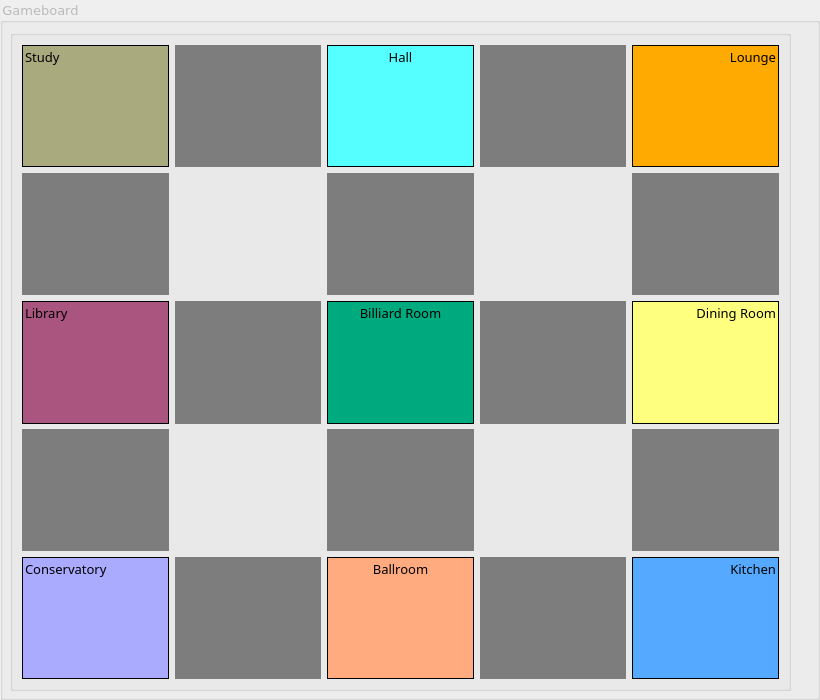
    <widget class="QGroupBox" name="gbGameboard">
     <property name="minimumSize">
      <size>
       <width>800</width>
       <height>700</height>
      </size>
     </property>
     <property name="maximumSize">
      <size>
       <width>16777214</width>
       <height>16777215</height>
      </size>
     </property>
     <property name="font">
      <font>
       <family>Verdana</family>
       <pointsize>10</pointsize>
      </font>
     </property>
     <property name="acceptDrops">
      <bool>true</bool>
     </property>
     <property name="styleSheet">
      <string notr="true">color: rgb(186, 186, 186);</string>
     </property>
     <property name="title">
      <string>Gameboard</string>
     </property>
     <widget class="QLabel" name="suspectMrsPeacock">
      <property name="geometry">
       <rect>
        <x>280</x>
        <y>90</y>
        <width>51</width>
        <height>41</height>
       </rect>
      </property>
      <property name="styleSheet">
       <string notr="true">background-color: rgba(0, 0, 0, 0%);</string>
      </property>
      <property name="text">
       <string/>
      </property>
      <property name="pixmap">
       <pixmap>Assets/blue_game_piece.png</pixmap>
      </property>
      <property name="scaledContents">
       <bool>true</bool>
      </property>
     </widget>
     <widget class="QLabel" name="suspectMissScarlet">
      <property name="geometry">
       <rect>
        <x>560</x>
        <y>90</y>
        <width>51</width>
        <height>41</height>
       </rect>
      </property>
      <property name="styleSheet">
       <string notr="true">background-color: rgba(0, 0, 0, 0%);</string>
      </property>
      <property name="text">
       <string/>
      </property>
      <property name="pixmap">
       <pixmap>Assets/red_game_piece.png</pixmap>
      </property>
      <property name="scaledContents">
       <bool>true</bool>
      </property>
     </widget>
     <widget class="QLabel" name="suspectProfPlum">
      <property name="geometry">
       <rect>
        <x>280</x>
        <y>570</y>
        <width>51</width>
        <height>41</height>
       </rect>
      </property>
      <property name="styleSheet">
       <string notr="true">background-color: rgba(0, 0, 0, 0%);</string>
      </property>
      <property name="text">
       <string/>
      </property>
      <property name="pixmap">
       <pixmap>Assets/purple_game_piece.png</pixmap>
      </property>
      <property name="scaledContents">
       <bool>true</bool>
      </property>
     </widget>
     <widget class="QLabel" name="suspectColMustard">
      <property name="geometry">
       <rect>
        <x>560</x>
        <y>570</y>
        <width>51</width>
        <height>41</height>
       </rect>
      </property>
      <property name="styleSheet">
       <string notr="true">background-color: rgba(0, 0, 0, 0%);</string>
      </property>
      <property name="text">
       <string/>
      </property>
      <property name="pixmap">
       <pixmap>Assets/yellow_game_piece.png</pixmap>
      </property>
      <property name="scaledContents">
       <bool>true</bool>
      </property>
     </widget>
     <widget class="QLabel" name="weaponCandleStick">
      <property name="geometry">
       <rect>
        <x>80</x>
        <y>610</y>
        <width>61</width>
        <height>51</height>
       </rect>
      </property>
      <property name="styleSheet">
       <string notr="true">background-color: rgba(0, 0, 0, 0%);</string>
      </property>
      <property name="text">
       <string/>
      </property>
      <property name="pixmap">
       <pixmap>Assets/candlestick_game_piece.png</pixmap>
      </property>
      <property name="scaledContents">
       <bool>true</bool>
      </property>
     </widget>
     <widget class="QLabel" name="weaponKnife">
      <property name="geometry">
       <rect>
        <x>400</x>
        <y>610</y>
        <width>61</width>
        <height>51</height>
       </rect>
      </property>
      <property name="styleSheet">
       <string notr="true">background-color: rgba(0, 0, 0, 0%);</string>
      </property>
      <property name="text">
       <string/>
      </property>
      <property name="pixmap">
       <pixmap>Assets/knife_game_piece.png</pixmap>
      </property>
      <property name="scaledContents">
       <bool>true</bool>
      </property>
     </widget>
     <widget class="QLabel" name="weaponLeadPipe">
      <property name="geometry">
       <rect>
        <x>760</x>
        <y>620</y>
        <width>51</width>
        <height>41</height>
       </rect>
      </property>
      <property name="styleSheet">
       <string notr="true">background-color: rgba(0, 0, 0, 0%);</string>
      </property>
      <property name="text">
       <string/>
      </property>
      <property name="pixmap">
       <pixmap>Assets/lead_pipe_game_piece.png</pixmap>
      </property>
      <property name="scaledContents">
       <bool>true</bool>
      </property>
     </widget>
     <widget class="QLabel" name="weaponRope">
      <property name="geometry">
       <rect>
        <x>770</x>
        <y>130</y>
        <width>41</width>
        <height>51</height>
       </rect>
      </property>
      <property name="styleSheet">
       <string notr="true">background-color: rgba(0, 0, 0, 0%);</string>
      </property>
      <property name="text">
       <string/>
      </property>
      <property name="pixmap">
       <pixmap>Assets/rope_game_piece.png</pixmap>
      </property>
      <property name="scaledContents">
       <bool>true</bool>
      </property>
     </widget>
     <widget class="QLabel" name="weaponRevolver">
      <property name="geometry">
       <rect>
        <x>420</x>
        <y>150</y>
        <width>51</width>
        <height>31</height>
       </rect>
      </property>
      <property name="styleSheet">
       <string notr="true">background-color: rgba(0, 0, 0, 0%);</string>
      </property>
      <property name="text">
       <string/>
      </property>
      <property name="pixmap">
       <pixmap>Assets/revolver_game_piece.png</pixmap>
      </property>
      <property name="scaledContents">
       <bool>true</bool>
      </property>
     </widget>
     <widget class="QLabel" name="weaponWrench">
      <property name="geometry">
       <rect>
        <x>80</x>
        <y>150</y>
        <width>61</width>
        <height>31</height>
       </rect>
      </property>
      <property name="acceptDrops">
       <bool>true</bool>
      </property>
      <property name="styleSheet">
       <string notr="true">background-color: rgba(0, 0, 0, 0%);</string>
      </property>
      <property name="text">
       <string/>
      </property>
      <property name="pixmap">
       <pixmap>Assets/wrench_game_piece.png</pixmap>
      </property>
      <property name="scaledContents">
       <bool>true</bool>
      </property>
     </widget>
     <widget class="QLabel" name="suspectMrGreen">
      <property name="geometry">
       <rect>
        <x>140</x>
        <y>450</y>
        <width>51</width>
        <height>41</height>
       </rect>
      </property>
      <property name="styleSheet">
       <string notr="true">background-color: rgba(0, 0, 0, 0%);</string>
      </property>
      <property name="text">
       <string/>
      </property>
      <property name="pixmap">
       <pixmap>Assets/green_game_piece.png</pixmap>
      </property>
      <property name="scaledContents">
       <bool>true</bool>
      </property>
     </widget>
     <widget class="QLabel" name="suspectMrsWhite">
      <property name="geometry">
       <rect>
        <x>700</x>
        <y>210</y>
        <width>51</width>
        <height>41</height>
       </rect>
      </property>
      <property name="styleSheet">
       <string notr="true">background-color: rgba(0, 0, 0, 0%);</string>
      </property>
      <property name="text">
       <string/>
      </property>
      <property name="pixmap">
       <pixmap>Assets/orange_game_piece.png</pixmap>
      </property>
      <property name="scaledContents">
       <bool>true</bool>
      </property>
     </widget>
     <widget class="QGroupBox" name="groupBox">
      <property name="geometry">
       <rect>
        <x>10</x>
        <y>30</y>
        <width>781</width>
        <height>661</height>
       </rect>
      </property>
      <property name="sizePolicy">
       <sizepolicy hsizetype="Expanding" vsizetype="Expanding">
        <horstretch>0</horstretch>
        <verstretch>0</verstretch>
       </sizepolicy>
      </property>
      <layout class="QGridLayout" name="gridLayout">
       <item row="0" column="2">
        <widget class="QLabel" name="roomHall">
         <property name="minimumSize">
          <size>
           <width>0</width>
           <height>122</height>
          </size>
         </property>
         <property name="font">
          <font>
           <family>Papyrus</family>
           <pointsize>10</pointsize>
          </font>
         </property>
         <property name="styleSheet">
          <string notr="true">background-color: rgb(85, 255, 255);
border: 1px solid black;
color: rgb(0, 0, 0);</string>
         </property>
         <property name="text">
          <string>Hall</string>
         </property>
         <property name="alignment">
          <set>Qt::AlignHCenter|Qt::AlignTop</set>
         </property>
         <property name="margin">
          <number>2</number>
         </property>
         <property name="indent">
          <number>2</number>
         </property>
        </widget>
       </item>
       <item row="4" column="1">
        <widget class="QLabel" name="hall5_2">
         <property name="minimumSize">
          <size>
           <width>0</width>
           <height>122</height>
          </size>
         </property>
         <property name="styleSheet">
          <string notr="true">background-color: rgb(125, 125, 125);</string>
         </property>
         <property name="text">
          <string/>
         </property>
         <property name="buddy">
          <cstring>groupBox</cstring>
         </property>
        </widget>
       </item>
       <item row="4" column="3">
        <widget class="QLabel" name="hall5_4">
         <property name="minimumSize">
          <size>
           <width>0</width>
           <height>122</height>
          </size>
         </property>
         <property name="styleSheet">
          <string notr="true">background-color: rgb(125, 125, 125);</string>
         </property>
         <property name="text">
          <string/>
         </property>
        </widget>
       </item>
       <item row="4" column="2">
        <widget class="QLabel" name="roomBallroom">
         <property name="minimumSize">
          <size>
           <width>0</width>
           <height>122</height>
          </size>
         </property>
         <property name="font">
          <font>
           <family>Papyrus</family>
           <pointsize>10</pointsize>
          </font>
         </property>
         <property name="styleSheet">
          <string notr="true">background-color: rgb(255, 170, 127);
border: 1px solid black;
color: rgb(0, 0, 0);</string>
         </property>
         <property name="text">
          <string>Ballroom</string>
         </property>
         <property name="alignment">
          <set>Qt::AlignHCenter|Qt::AlignTop</set>
         </property>
         <property name="margin">
          <number>2</number>
         </property>
         <property name="indent">
          <number>2</number>
         </property>
        </widget>
       </item>
       <item row="4" column="4">
        <widget class="QLabel" name="roomKitchen">
         <property name="minimumSize">
          <size>
           <width>0</width>
           <height>122</height>
          </size>
         </property>
         <property name="font">
          <font>
           <family>Papyrus</family>
           <pointsize>10</pointsize>
          </font>
         </property>
         <property name="styleSheet">
          <string notr="true">background-color: rgb(85, 170, 255);
border: 1px solid black;
color: rgb(0, 0, 0);</string>
         </property>
         <property name="text">
          <string>Kitchen</string>
         </property>
         <property name="alignment">
          <set>Qt::AlignRight|Qt::AlignTop|Qt::AlignTrailing</set>
         </property>
         <property name="margin">
          <number>2</number>
         </property>
         <property name="indent">
          <number>2</number>
         </property>
        </widget>
       </item>
       <item row="0" column="1">
        <widget class="QLabel" name="hall1_2">
         <property name="minimumSize">
          <size>
           <width>0</width>
           <height>122</height>
          </size>
         </property>
         <property name="styleSheet">
          <string notr="true">background-color: rgb(125, 125, 125);</string>
         </property>
         <property name="text">
          <string/>
         </property>
        </widget>
       </item>
       <item row="2" column="3">
        <widget class="QLabel" name="hall3_4">
         <property name="minimumSize">
          <size>
           <width>0</width>
           <height>123</height>
          </size>
         </property>
         <property name="styleSheet">
          <string notr="true">background-color: rgb(125, 125, 125);</string>
         </property>
         <property name="text">
          <string/>
         </property>
        </widget>
       </item>
       <item row="1" column="4">
        <widget class="QLabel" name="hall2_5">
         <property name="minimumSize">
          <size>
           <width>0</width>
           <height>122</height>
          </size>
         </property>
         <property name="styleSheet">
          <string notr="true">background-color: rgb(125, 125, 125);</string>
         </property>
         <property name="text">
          <string/>
         </property>
        </widget>
       </item>
       <item row="3" column="2">
        <widget class="QLabel" name="hall4_3">
         <property name="minimumSize">
          <size>
           <width>0</width>
           <height>122</height>
          </size>
         </property>
         <property name="styleSheet">
          <string notr="true">background-color: rgb(125, 125, 125);</string>
         </property>
         <property name="text">
          <string/>
         </property>
        </widget>
       </item>
       <item row="3" column="0">
        <widget class="QLabel" name="hall4_1">
         <property name="minimumSize">
          <size>
           <width>0</width>
           <height>122</height>
          </size>
         </property>
         <property name="styleSheet">
          <string notr="true">background-color: rgb(125, 125, 125);</string>
         </property>
         <property name="text">
          <string/>
         </property>
        </widget>
       </item>
       <item row="2" column="4">
        <widget class="QLabel" name="roomDiningRoom">
         <property name="minimumSize">
          <size>
           <width>0</width>
           <height>123</height>
          </size>
         </property>
         <property name="font">
          <font>
           <family>Papyrus</family>
           <pointsize>10</pointsize>
          </font>
         </property>
         <property name="styleSheet">
          <string notr="true">background-color: rgb(255, 255, 127);
border: 1px solid black;
color: rgb(0, 0, 0);</string>
         </property>
         <property name="text">
          <string>Dining Room</string>
         </property>
         <property name="alignment">
          <set>Qt::AlignRight|Qt::AlignTop|Qt::AlignTrailing</set>
         </property>
         <property name="margin">
          <number>2</number>
         </property>
         <property name="indent">
          <number>2</number>
         </property>
        </widget>
       </item>
       <item row="1" column="0">
        <widget class="QLabel" name="hall2_1">
         <property name="minimumSize">
          <size>
           <width>0</width>
           <height>122</height>
          </size>
         </property>
         <property name="styleSheet">
          <string notr="true">background-color: rgb(125, 125, 125);</string>
         </property>
         <property name="text">
          <string/>
         </property>
        </widget>
       </item>
       <item row="1" column="2">
        <widget class="QLabel" name="hall2_3">
         <property name="minimumSize">
          <size>
           <width>0</width>
           <height>122</height>
          </size>
         </property>
         <property name="styleSheet">
          <string notr="true">background-color: rgb(125, 125, 125);</string>
         </property>
         <property name="text">
          <string/>
         </property>
        </widget>
       </item>
       <item row="0" column="4">
        <widget class="QLabel" name="roomLounge">
         <property name="minimumSize">
          <size>
           <width>0</width>
           <height>122</height>
          </size>
         </property>
         <property name="font">
          <font>
           <family>Papyrus</family>
           <pointsize>10</pointsize>
          </font>
         </property>
         <property name="styleSheet">
          <string notr="true">background-color: rgb(255, 170, 0);
border: 1px solid black;
color: rgb(0, 0, 0);</string>
         </property>
         <property name="text">
          <string>Lounge</string>
         </property>
         <property name="alignment">
          <set>Qt::AlignRight|Qt::AlignTop|Qt::AlignTrailing</set>
         </property>
         <property name="margin">
          <number>2</number>
         </property>
         <property name="indent">
          <number>2</number>
         </property>
        </widget>
       </item>
       <item row="3" column="4">
        <widget class="QLabel" name="hall4_5">
         <property name="minimumSize">
          <size>
           <width>0</width>
           <height>122</height>
          </size>
         </property>
         <property name="styleSheet">
          <string notr="true">background-color: rgb(125, 125, 125);</string>
         </property>
         <property name="text">
          <string/>
         </property>
        </widget>
       </item>
       <item row="4" column="0">
        <widget class="QLabel" name="roomConservatory">
         <property name="minimumSize">
          <size>
           <width>0</width>
           <height>122</height>
          </size>
         </property>
         <property name="font">
          <font>
           <family>Papyrus</family>
           <pointsize>10</pointsize>
          </font>
         </property>
         <property name="styleSheet">
          <string notr="true">background-color: rgb(170, 170, 255);
border: 1px solid black;
color: rgb(0, 0, 0);</string>
         </property>
         <property name="text">
          <string>Conservatory</string>
         </property>
         <property name="alignment">
          <set>Qt::AlignLeading|Qt::AlignLeft|Qt::AlignTop</set>
         </property>
         <property name="margin">
          <number>2</number>
         </property>
         <property name="indent">
          <number>2</number>
         </property>
        </widget>
       </item>
       <item row="0" column="3">
        <widget class="QLabel" name="hall1_4">
         <property name="minimumSize">
          <size>
           <width>0</width>
           <height>122</height>
          </size>
         </property>
         <property name="styleSheet">
          <string notr="true">background-color: rgb(125, 125, 125);</string>
         </property>
         <property name="text">
          <string/>
         </property>
        </widget>
       </item>
       <item row="2" column="1">
        <widget class="QLabel" name="hall3_2">
         <property name="minimumSize">
          <size>
           <width>0</width>
           <height>123</height>
          </size>
         </property>
         <property name="styleSheet">
          <string notr="true">background-color: rgb(125, 125, 125);</string>
         </property>
         <property name="text">
          <string/>
         </property>
        </widget>
       </item>
       <item row="2" column="0">
        <widget class="QLabel" name="roomLibrary">
         <property name="minimumSize">
          <size>
           <width>0</width>
           <height>123</height>
          </size>
         </property>
         <property name="font">
          <font>
           <family>Papyrus</family>
           <pointsize>10</pointsize>
          </font>
         </property>
         <property name="styleSheet">
          <string notr="true">background-color: rgb(170, 85, 127);
border: 1px solid black;
color: rgb(0, 0, 0);</string>
         </property>
         <property name="text">
          <string>Library</string>
         </property>
         <property name="alignment">
          <set>Qt::AlignLeading|Qt::AlignLeft|Qt::AlignTop</set>
         </property>
         <property name="margin">
          <number>2</number>
         </property>
         <property name="indent">
          <number>2</number>
         </property>
        </widget>
       </item>
       <item row="2" column="2">
        <widget class="QLabel" name="roomBilliardRoom">
         <property name="minimumSize">
          <size>
           <width>0</width>
           <height>123</height>
          </size>
         </property>
         <property name="font">
          <font>
           <family>Papyrus</family>
           <pointsize>10</pointsize>
          </font>
         </property>
         <property name="styleSheet">
          <string notr="true">background-color: rgb(0, 170, 127);
border: 1px solid black;
color: rgb(0, 0, 0);</string>
         </property>
         <property name="text">
          <string>Billiard Room</string>
         </property>
         <property name="alignment">
          <set>Qt::AlignHCenter|Qt::AlignTop</set>
         </property>
         <property name="margin">
          <number>2</number>
         </property>
         <property name="indent">
          <number>2</number>
         </property>
        </widget>
       </item>
       <item row="0" column="0">
        <widget class="QLabel" name="roomStudy">
         <property name="minimumSize">
          <size>
           <width>0</width>
           <height>122</height>
          </size>
         </property>
         <property name="font">
          <font>
           <family>Papyrus</family>
           <pointsize>10</pointsize>
          </font>
         </property>
         <property name="styleSheet">
          <string notr="true">background-color: rgb(170, 170, 127);
border: 1px solid black;
color: rgb(0, 0, 0);</string>
         </property>
         <property name="text">
          <string>Study</string>
         </property>
         <property name="alignment">
          <set>Qt::AlignLeading|Qt::AlignLeft|Qt::AlignTop</set>
         </property>
         <property name="margin">
          <number>2</number>
         </property>
         <property name="indent">
          <number>2</number>
         </property>
        </widget>
       </item>
      </layout>
     </widget>
     <zorder>groupBox</zorder>
     <zorder>suspectMrsPeacock</zorder>
     <zorder>suspectMissScarlet</zorder>
     <zorder>suspectProfPlum</zorder>
     <zorder>suspectColMustard</zorder>
     <zorder>weaponCandleStick</zorder>
     <zorder>weaponKnife</zorder>
     <zorder>weaponLeadPipe</zorder>
     <zorder>weaponRope</zorder>
     <zorder>weaponRevolver</zorder>
     <zorder>weaponWrench</zorder>
     <zorder>suspectMrGreen</zorder>
     <zorder>suspectMrsWhite</zorder>
    </widget>
